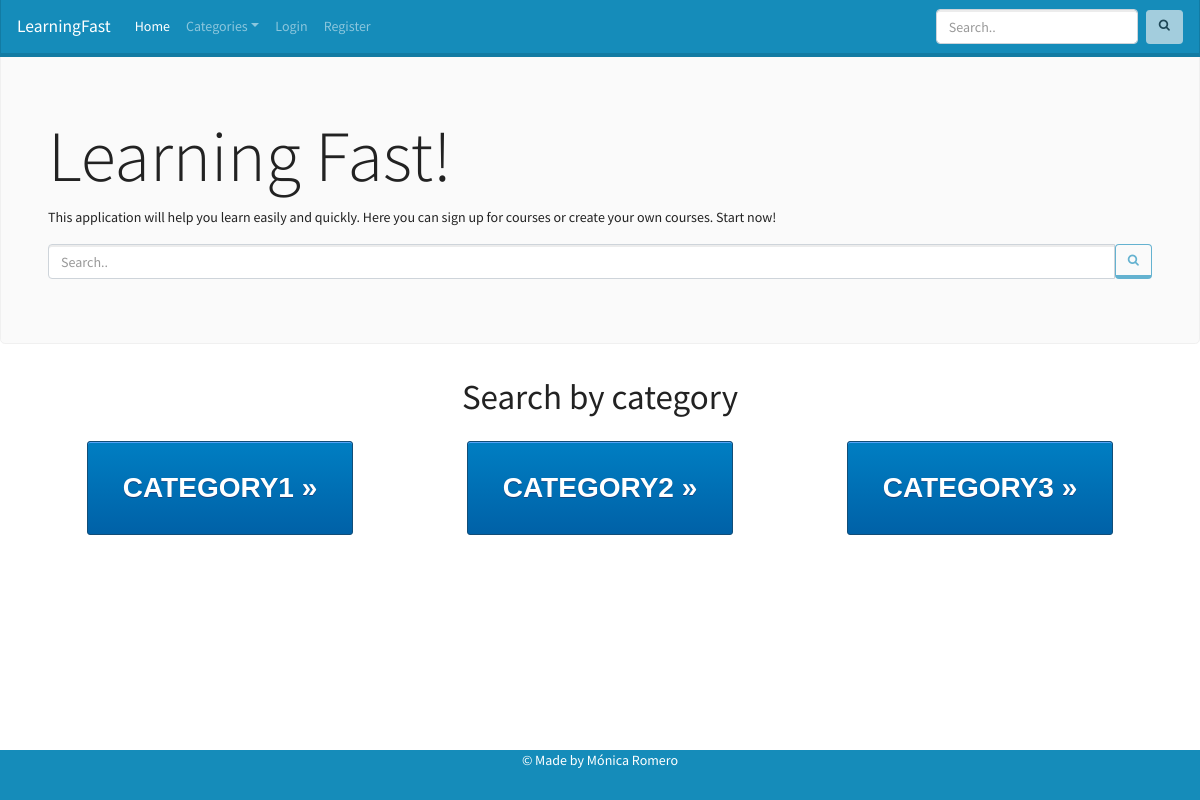
Before: / with the older database file.
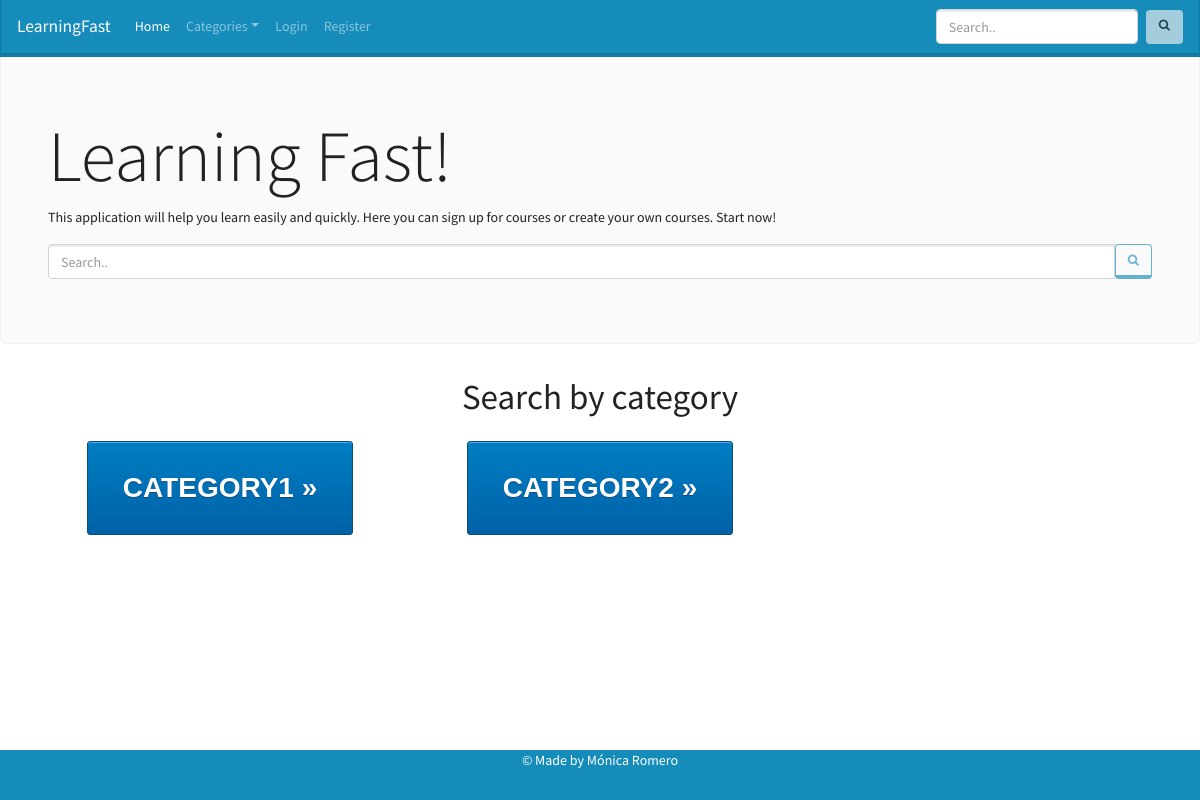
After: the same page with the newer database file.
### courses/models.py (models this page shows, shortened)
class Category(models.Model):
    name = models.CharField(max_length=64)
    class Meta:
        verbose_name_plural = "Categories"

### courses/views.py (the view)
# urls.py: path("", views.index, name="index"),
def index(request):
    if request.method == "GET":
        categories = Category.objects.all()
        context = {
            'categories': categories
        }
    return render(request, "courses/index.html", context)

### courses/templates/courses/index.html (shortened to what this page needs)
{% extends 'courses/base.html' %}
{% load static %}
{% block style %}
<link rel="stylesheet" href="{% static 'css/index.css' %}">
<link rel="stylesheet" href="https://cdnjs.cloudflare.com/ajax/libs/font-awesome/4.7.0/css/font-awesome.min.css">
{% endblock %}
{% block main %}
<div id="wrap">
  <div class="jumbotron">
    <div class="container">
      <h1 class="display-3">Learning Fast!</h1>
      <p>This application will help you learn easily and quickly. Here you can sign up for courses or create your own
        courses. Start now!
      </p>
      <form class="bar-search" method="POST" action="{% url 'search' %}">
        <div class="input-group">
          <input class="form-control" type="search" id="input-search" name="search" placeholder="Search..">
          <button class="btn btn-outline-primary" id="main-search" type="submit"><i class="fa fa-search"></i> </button>
        </div>
      </form>
    </div>
  </div>
  <div id="main">
    <div class="container">
      {% if categories %}
      <h1 class="title">Search by category</h1>
      <div class="row">
        {% for category in categories %}
        <div class="col-md-4">
          <p style="text-align: center;"><a class="btn btn-secondary category" href="{% url 'search_category' category.id %}" role="button">{{category.name}}
              &raquo;</a></p>
        </div>
        {% endfor %}
        {% else %}
        <h1 class="title">There aren't categories</h1>
        {% endif %}
      </div>
    </div>
  </div>
</div>
{% endblock %}

Changed rows visible on the page:
removed Category: name "CATEGORY3"
